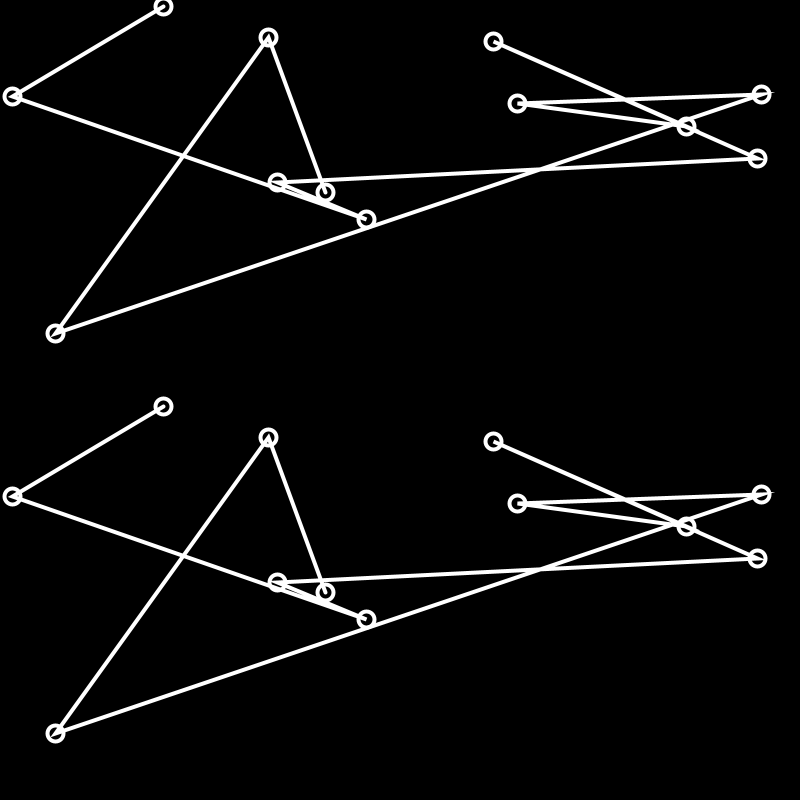
Frame 1 (no input)
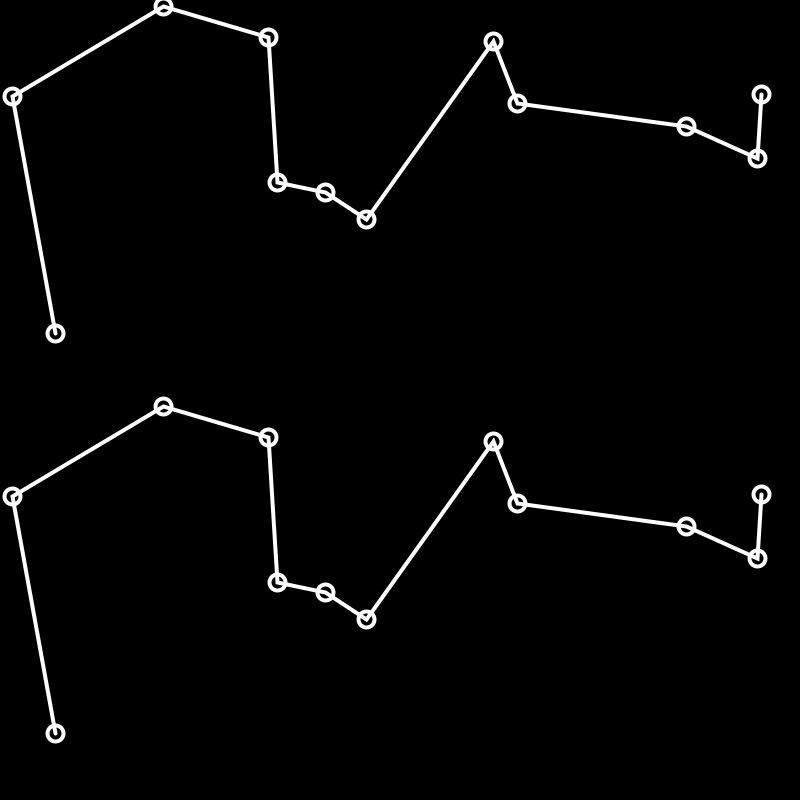
Frame 60 (the mouse pressed at the canvas centre just before this capture)
Frame 120 (the mouse held since frame 60 and released just before this capture): identical to frame 60, image omitted

The Processing sketch that drew these frames (run headless with seeded random() and noise(); from frame 60 on, the mouse is pressed at the canvas centre):

// Processing sketch: TSP_GA
// ── TSP_GA.pde
PVector[] cities;
int totalCities = 12;

int popSize = 500;
IntList[] population;
float[] fitness;;

float recordDistance = Float.POSITIVE_INFINITY;
IntList bestEver;
IntList currentBest;


void setup() {
  size(800, 800);
  IntList order = new IntList();
  cities = new PVector[totalCities];
  population = new IntList[popSize];
  fitness = new float[popSize];
  
  for (int i = 0; i < totalCities; i++) {
    PVector v = new PVector(random(width), random(height / 2));
    cities[i] = v;
    order.append(i);
  }
  IntList orderCopy = order.copy();
  for (int i = 0; i < popSize; i++) {
    orderCopy.shuffle();
    population[i] = orderCopy;
  }
}

void draw() {
  background(0);

  // GA
  calculateFitness();
  normalizeFitness();
  nextGeneration();

  stroke(255);
  strokeWeight(4);
  noFill();
  beginShape();
  for (int i = 0; i < bestEver.size(); i++) {
    int n = bestEver.get(i);
    vertex(cities[n].x, cities[n].y);
    ellipse(cities[n].x, cities[n].y, 16, 16);
  }
  endShape();

  translate(0, height / 2);
  stroke(255);
  strokeWeight(4);
  noFill();
  beginShape();
  for (int i = 0; i < currentBest.size(); i++) {
    int n = currentBest.get(i);
    vertex(cities[n].x, cities[n].y);
    ellipse(cities[n].x, cities[n].y, 16, 16);
  }
  endShape();





}

// function shuffle(a, num) {
//   for (var i = 0; i < num; i++) {
//     var indexA = floor(random(a.length));
//     var indexB = floor(random(a.length));
//     swap(a, indexA, indexB);
//   }
// }


void swap(IntList a, int i, int j) {
  int temp = a.get(i);
  a.set(i, a.get(j));
  a.set(j, temp);
}


float calcDistance(PVector[] points, IntList order) {
  float sum = 0;
  for (int i = 0; i < order.size() - 1; i++) {
    int cityAIndex = order.get(i);
    PVector cityA = points[cityAIndex];
    int cityBIndex = order.get(i + 1);
    PVector cityB = points[cityBIndex];
    float d = dist(cityA.x, cityA.y, cityB.x, cityB.y);
    sum += d;
  }
  return sum;
}

// ── ga.pde
void calculateFitness() {
  float currentRecord = Float.POSITIVE_INFINITY;
  for (int i = 0; i < population.length; i++) {
    float d = calcDistance(cities, population[i]);
    if (d < recordDistance) {
      recordDistance = d;
      bestEver = population[i];
    }
    if (d < currentRecord) {
      currentRecord = d;
      currentBest = population[i];
    }


    // This fitness function has been edited from the original video
    // to improve performance, as discussed in The Nature of Code 9.6 video,
    // available here: https://www.youtube.com/watch?v=HzaLIO9dLbA
    fitness[i] = 1 / (pow(d, 8) + 1);
  }
}

void normalizeFitness() {
  float sum = 0;
  for (int i = 0; i < fitness.length; i++) {
    sum += fitness[i];
  }
  for (int i = 0; i < fitness.length; i++) {
    fitness[i] = fitness[i] / sum;;
  }
}

void nextGeneration() {
  IntList[] newPopulation = new IntList[popSize];
  for (int i = 0; i < population.length; i++) {
    IntList orderA = pickOne(population, fitness);
    IntList orderB = pickOne(population, fitness);
    IntList order = crossOver(orderA, orderB);
    mutate(order, 0.01);
    newPopulation[i] = order;
  }
  population = newPopulation;

}

IntList pickOne(IntList[] list, float[] prob) {
  int index = 0;
  float r = random(1);

  while (r > 0) {
    r = r - prob[index];
    index++;
  }
  index--;
  return list[index].copy();
}

IntList crossOver(IntList orderA, IntList orderB) {
  int start = floor(random(orderA.size()));
  int end = floor(random(start + 1, orderA.size()));
  IntList neworder = new IntList();
  for (int i = start; i < end; i++){
    neworder.append(orderA.get(i));
  }
  
  // var left = totalCities - neworder.length;
  for (int i = 0; i < orderB.size(); i++) {
    int city = orderB.get(i);
    if (!neworder.hasValue(city)) {
      neworder.append(city);
    }
  }
  return neworder;
}


void mutate(IntList order, float mutationRate) {
  for (int i = 0; i < totalCities; i++) {
    if (random(1) < mutationRate) {
      int indexA = floor(random(order.size()));
      int indexB = (indexA + 1) % totalCities;
      swap(order, indexA, indexB);
    }
  }
}
